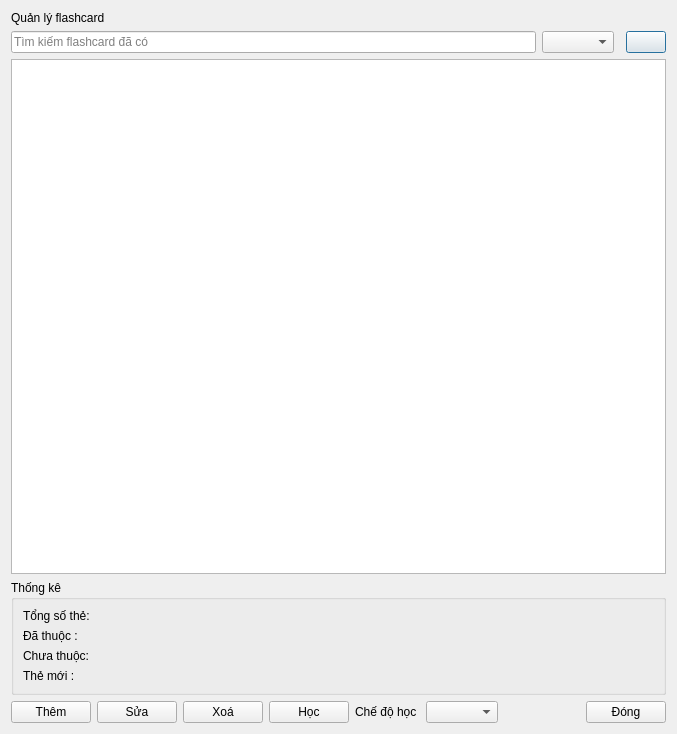
<?xml version="1.0" encoding="UTF-8"?>
<ui version="4.0">
 <class>Dialog</class>
 <widget class="QDialog" name="Dialog">
  <property name="geometry">
   <rect>
    <x>0</x>
    <y>0</y>
    <width>677</width>
    <height>734</height>
   </rect>
  </property>
  <property name="windowTitle">
   <string>Dialog</string>
  </property>
  <property name="styleSheet">
   <string notr="true">QDialog {
    background: qlineargradient(x1:0, y1:0, x2:1, y2:1,
                stop:0 rgba(248, 250, 252, 0.95),
                stop:0.5 rgba(241, 245, 249, 0.9),
                stop:1 rgba(255, 251, 235, 0.9));
    border-radius: 20px;
}

QLineEdit#search_input {
    background-color: rgba(255, 255, 255, 0.85);
    border: 1px solid rgba(147, 165, 207, 0.3);
    border-radius: 14px;
    padding: 14px;
    font-size: 16px;
    color: rgba(71, 85, 105, 1);
}

QLineEdit#search_input:focus {
    border: 2px solid rgba(165, 142, 251, 0.5);
    background-color: rgba(255, 255, 255, 0.95);
}

/* Statistics labels */
QLabel#total_cards, QLabel#learned_cards, QLabel#new_cards {
    background-color: rgba(255, 255, 255, 0.85);
    border: 1px solid rgba(147, 165, 207, 0.2);
    border-radius: 10px;
    padding: 12px;
    color: rgba(71, 85, 105, 1);
    font-weight: 500;
}

/* Action buttons */
QPushButton#add_btn, QPushButton#edit_btn, QPushButton#delete_btn {
    border: none;
    border-radius: 12px;
    padding: 12px 24px;
    font-weight: 500;
    color: rgba(255, 255, 255, 1);
}

QPushButton#add_btn {
    background: qlineargradient(x1:0, y1:0, x2:0, y2:1,
                stop:0 rgba(134, 239, 172, 0.8),
                stop:1 rgba(74, 222, 128, 0.7));
}

QPushButton#edit_btn {
    background: qlineargradient(x1:0, y1:0, x2:0, y2:1,
                stop:0 rgba(147, 165, 207, 0.8),
                stop:1 rgba(165, 142, 251, 0.7));
}

QPushButton#delete_btn {
    background: qlineargradient(x1:0, y1:0, x2:0, y2:1,
                stop:0 rgba(252, 165, 165, 0.8),
                stop:1 rgba(239, 68, 68, 0.7));
}</string>
  </property>
  <layout class="QGridLayout" name="gridLayout">
   <item row="2" column="0">
    <widget class="QLineEdit" name="lineEditSearch">
     <property name="placeholderText">
      <string>Tìm kiếm flashcard đã có</string>
     </property>
    </widget>
   </item>
   <item row="2" column="3">
    <widget class="QPushButton" name="pushButtonSearch">
     <property name="text">
      <string/>
     </property>
     <property name="icon">
      <iconset>
       <normaloff>../image/search_24dp_000000_FILL0_wght400_GRAD0_opsz24.png</normaloff>../image/search_24dp_000000_FILL0_wght400_GRAD0_opsz24.png</iconset>
     </property>
    </widget>
   </item>
   <item row="0" column="0" colspan="4">
    <widget class="QLabel" name="label">
     <property name="text">
      <string>Quản lý flashcard</string>
     </property>
    </widget>
   </item>
   <item row="10" column="0" colspan="4">
    <layout class="QHBoxLayout" name="horizontalLayout">
     <item>
      <widget class="QPushButton" name="pushButtonAdd">
       <property name="text">
        <string>Thêm</string>
       </property>
      </widget>
     </item>
     <item>
      <widget class="QPushButton" name="pushButtonEdit">
       <property name="text">
        <string>Sửa</string>
       </property>
      </widget>
     </item>
     <item>
      <widget class="QPushButton" name="pushButtonDelete">
       <property name="text">
        <string>Xoá</string>
       </property>
      </widget>
     </item>
     <item>
      <widget class="QPushButton" name="pushButtonStudy">
       <property name="text">
        <string>Học</string>
       </property>
      </widget>
     </item>
     <item>
      <widget class="QLabel" name="labelStudyMode">
       <property name="text">
        <string>Chế độ học </string>
       </property>
      </widget>
     </item>
     <item>
      <widget class="QComboBox" name="comboBoxStudyMode"/>
     </item>
     <item>
      <spacer name="horizontalSpacer">
       <property name="orientation">
        <enum>Qt::Horizontal</enum>
       </property>
       <property name="sizeHint" stdset="0">
        <size>
         <width>40</width>
         <height>20</height>
        </size>
       </property>
      </spacer>
     </item>
     <item>
      <widget class="QPushButton" name="pushButtonCloseMain">
       <property name="text">
        <string>Đóng</string>
       </property>
      </widget>
     </item>
    </layout>
   </item>
   <item row="6" column="0" rowspan="4" colspan="4">
    <widget class="QGroupBox" name="groupBox">
     <property name="title">
      <string>Thống kê</string>
     </property>
     <layout class="QVBoxLayout" name="verticalLayout_2">
      <item>
       <layout class="QVBoxLayout" name="verticalLayout_3">
        <item>
         <layout class="QHBoxLayout" name="horizontalLayout_6" stretch="0,70">
          <item>
           <widget class="QLabel" name="labelTextTotalCards">
            <property name="text">
             <string>Tổng số thẻ:</string>
            </property>
           </widget>
          </item>
          <item>
           <widget class="QLabel" name="labelValueTotalCards">
            <property name="text">
             <string/>
            </property>
           </widget>
          </item>
         </layout>
        </item>
        <item>
         <layout class="QHBoxLayout" name="horizontalLayout_7" stretch="30,70">
          <item>
           <widget class="QLabel" name="labelTextKnownCards">
            <property name="text">
             <string>Đã thuộc :</string>
            </property>
           </widget>
          </item>
          <item>
           <widget class="QLabel" name="labelValueKnownCards">
            <property name="text">
             <string/>
            </property>
           </widget>
          </item>
         </layout>
        </item>
        <item>
         <layout class="QHBoxLayout" name="horizontalLayout_8" stretch="30,70">
          <item>
           <widget class="QLabel" name="labelTextUnknownCards">
            <property name="text">
             <string>Chưa thuộc:</string>
            </property>
           </widget>
          </item>
          <item>
           <widget class="QLabel" name="labelValueUnknownCards">
            <property name="text">
             <string/>
            </property>
           </widget>
          </item>
         </layout>
        </item>
        <item>
         <layout class="QHBoxLayout" name="horizontalLayout_9" stretch="30,70">
          <item>
           <widget class="QLabel" name="labelTextNewCards">
            <property name="text">
             <string>Thẻ mới :</string>
            </property>
           </widget>
          </item>
          <item>
           <widget class="QLabel" name="labelValueNewCards">
            <property name="text">
             <string/>
            </property>
           </widget>
          </item>
         </layout>
        </item>
       </layout>
      </item>
     </layout>
    </widget>
   </item>
   <item row="3" column="0" colspan="4">
    <widget class="QTableWidget" name="tableWidgetFlashcards">
     <attribute name="horizontalHeaderDefaultSectionSize">
      <number>98</number>
     </attribute>
    </widget>
   </item>
   <item row="2" column="1">
    <widget class="QComboBox" name="comboBoxFilterStatus"/>
   </item>
  </layout>
 </widget>
 <resources/>
 <connections/>
</ui>
